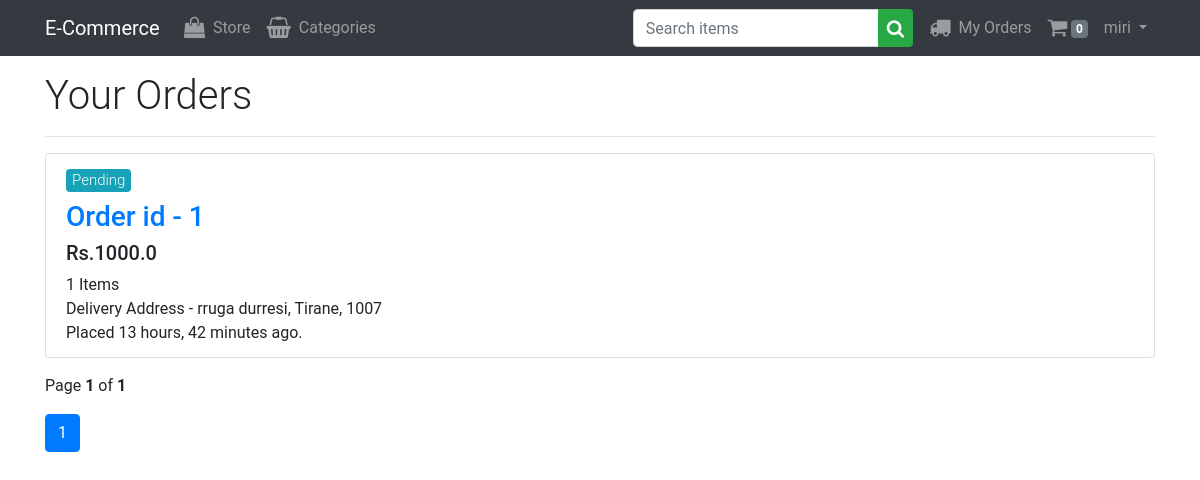
/orders/my (signed in), run on the app's committed database.
### orders/models.py (models this page shows, shortened)
class Order(models.Model):
    user = models.ForeignKey(settings.AUTH_USER_MODEL,
                             related_name='orders', on_delete=models.CASCADE)
    address = models.CharField(max_length=150, blank=False, null=False)
    pin_code = models.CharField(max_length=10)
    city = models.CharField(max_length=50)
    paid = models.BooleanField(default=False)
    created = models.DateTimeField(auto_now_add=True)
    updated = models.DateTimeField(auto_now=True)
    status = models.CharField(
        choices=choices, max_length=10, default='Pending')
    total_price = models.FloatField(null=False, blank=False)
    class Meta:
        ordering = ('-created',)

### orders/views.py (the view)
# urls.py: path('my', views.MyOrders.as_view(), name='my'),
class MyOrders(LoginRequiredMixin, generic.ListView):
    model = Order
    template_name = 'orders/order_list.html'
    context_object_name = 'orders'
    paginate_by = 20
    def get_queryset(self):
        return Order.objects.filter(user=self.request.user).annotate(total_items=Count('items'))

### cart/cart.py (called while the page is built)
def cart_preprocessor(request):
    return {'cart': Cart(request)}

    def __len__(self):
        return sum(i['quantity'] for i in self.cart.values())

### orders/templates/orders/order_list.html (shortened to what this page needs)
{% extends 'base.html' %} {% block title %}Your Orders {% endblock title %}
{% block content %}
<h1 class="font-weight-light mt-3">Your Orders</h1>
<hr />
<ul class="list-group my-3">
  {% for order in orders %}
  <li class="list-group-item">
    <h5 class="mb-2">
      {% if order.status == 'Delivered' %}
      <span class="badge badge-success font-weight-light">
        {{order.status}}
      </span>
      {% else %}
      <span class="badge badge-info font-weight-light">{{order.status}}</span>
      {% endif %}
    </h5>
    <h3>
      <a href="{% url 'orders:details' order.id %}">Order id - {{order.id}}</a>
    </h3>
    <h5>Rs.{{order.total_price}}</h5>
    <p class="mb-0">{{order.total_items}} Items</p>
    <p class="mb-0">
      Delivery Address - {{order.address}}, {{order.city}}, {{order.pin_code}}
    </p>
    <p class="mb-0">Placed {{order.created|timesince}} ago.</p>
  </li>
  {% endfor %}
</ul>
{% with page_obj as page %}
<p>Page <b>{{page.number}}</b> of <b>{{page.paginator.num_pages}}</b></p>
<nav>
  <ul class="pagination">
    <li class="page-item active"><a href="#" class="page-link">1</a></li>
  </ul>
</nav>
{% endwith %} {% endblock content %}

### accounts/templates/base.html (shortened to what this page needs)
{% load static %}
<!DOCTYPE html>
<html lang="en">
  <head>
    <link
      rel="stylesheet"
      href="https://stackpath.bootstrapcdn.com/bootstrap/4.4.1/css/bootstrap.min.css"
    />
    <link
      rel="stylesheet"
      href="https://stackpath.bootstrapcdn.com/font-awesome/4.7.0/css/font-awesome.min.css"
    />
    <link rel="stylesheet" href="{% static 'css/styles.css' %}" />
  </head>
  <body>
    <nav class="navbar navbar-dark bg-dark navbar-expand-lg">
      <div class="container">
        <a href="#" class="navbar-brand">E-Commerce</a>
        <div class="collapse navbar-collapse" id="navigation">
          <ul class="navbar-nav">
            <li class="nav-item">
              <a href="{% url 'store:product_list' %}" class="nav-link">
                <i class="fa fa-shopping-bag fa-lg mr-1"></i> Store
              </a>
            </li>
            <li class="nav-item">
              <a href="{% url 'store:categories_list' %}" class="nav-link">
                <i class="fa fa-shopping-basket fa-lg mr-1"></i> Categories
              </a>
            </li>
          </ul>
          <form action="/" class="inline-form mr-md-2 ml-auto">
            <div class="input-group">
              <input
                required
                type="text"
                name="name"
                placeholder="Search items"
                class="form-control"
              />
              <div class="input-group-append">
                <button type="submit" class="btn-success btn btn-sm">
                  <i class="fa fa-search fa-lg"></i>
                </button>
              </div>
            </div>
          </form>
          <ul class="navbar-nav">
            {% if user.is_authenticated %}
            <li class="nav-item">
              <a href="{% url 'orders:my' %}" class="nav-link">
                <i class="fa fa-truck fa-lg mr-1"></i> My Orders
              </a>
            </li>
            <li class="nav-item">
              <a href="{% url 'cart:cart_details' %}" class="nav-link">
                <i class="fa fa-shopping-cart fa-lg"></i>
                <span class="badge badge-secondary">
                  {% if cart %} {{cart|length}} {% else %} 0 {% endif%}
                </span>
              </a>
            </li>
            <li class="nav-item dropdown">
              <a
                href="#"
                class="nav-link dropdown-toggle mb-0"
                data-toggle="dropdown"
              >
                {{request.user}}
              </a>
            </li>
            {% endif %}
          </ul>
        </div>
      </div>
    </nav>
    <div class="container">
       {% block content %} {% endblock content %}
    </div>
  </body>
</html>

### static/css/styles.css (style rules this page uses)
body { font-family: "Roboto"; }

### data on the page
Order: status "Pending", id "1", total_price "1000.0", total_items "1", address "rruga durresi", city "Tirane", pin_code "1007", created "13 hours, 42 minutes"

### other printed values
{{ request.user }} "miri"
{{ page.number }} "1"
{{ page.paginator.num_pages }} "1"
